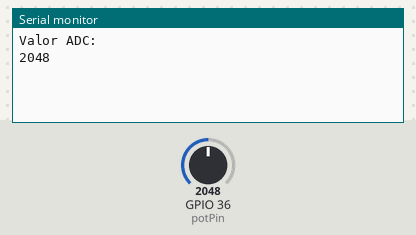
The sketch below on a simulated ESP32. On the bench: the last lines printed to the serial monitor. The inputs (shaded band) are chosen by the test bench; at power-on: GPIO 36 (potPin) = 2048.

Above: at 18.0 s.
18.1 s: GPIO 36 (potPin) set to 2866
At 20.4 s:
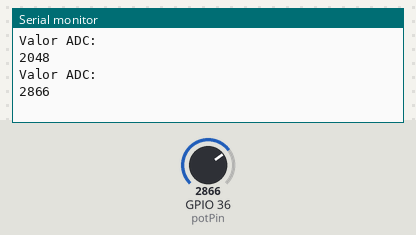
33.1 s: GPIO 36 (potPin) set to 3603
At 40.4 s:
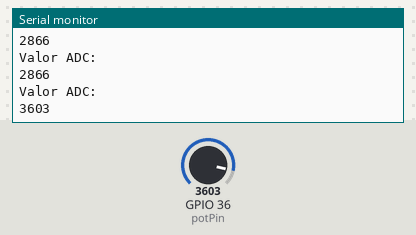
Timing chart, 0 to 41.9 s (numbered marks = the images above; inputs shaded):
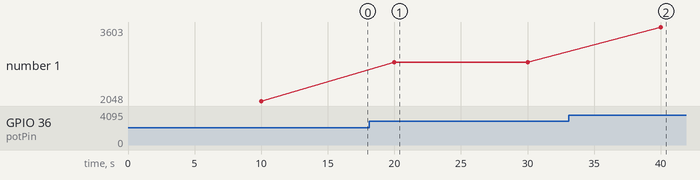

The sketch:

timer_adc.ino
```cpp
const int potPin= 36;// valor del pin
int t = 10000000; //perioricidad 10s
int sensorValue = 0;
hw_timer_t * timer = NULL;
bool interrup;

void IRAM_ATTR onTimer() {
  sensorValue = analogRead(potPin);
  interrup = true;
}

void setup() {

  Serial.begin(115200); // ojo con la velocidad a la que me comunico y con la que leo

  timer = timerBegin(0, 80, true);
  timerAttachInterrupt(timer, &onTimer, true);
  timerAlarmWrite(timer, t, true);//valor en el que se generará la interrupción
  timerAlarmEnable(timer);

}

//main loop
void loop() {
 if(interrup){
  Serial.println("Valor ADC:");
  Serial.println(sensorValue);
   interrup = false;
 }
}
```

Measured:
- after the input at 18.1 s, the serial monitor: prints a new line after 1.9 s (image 1)
- after the input at 33.1 s, the serial monitor: prints a new line after 6.9 s (image 2)
- plotted number 1: 2048 → 2866 after the input at 18.1 s, 2866 → 3603 after the input at 33.1 s
